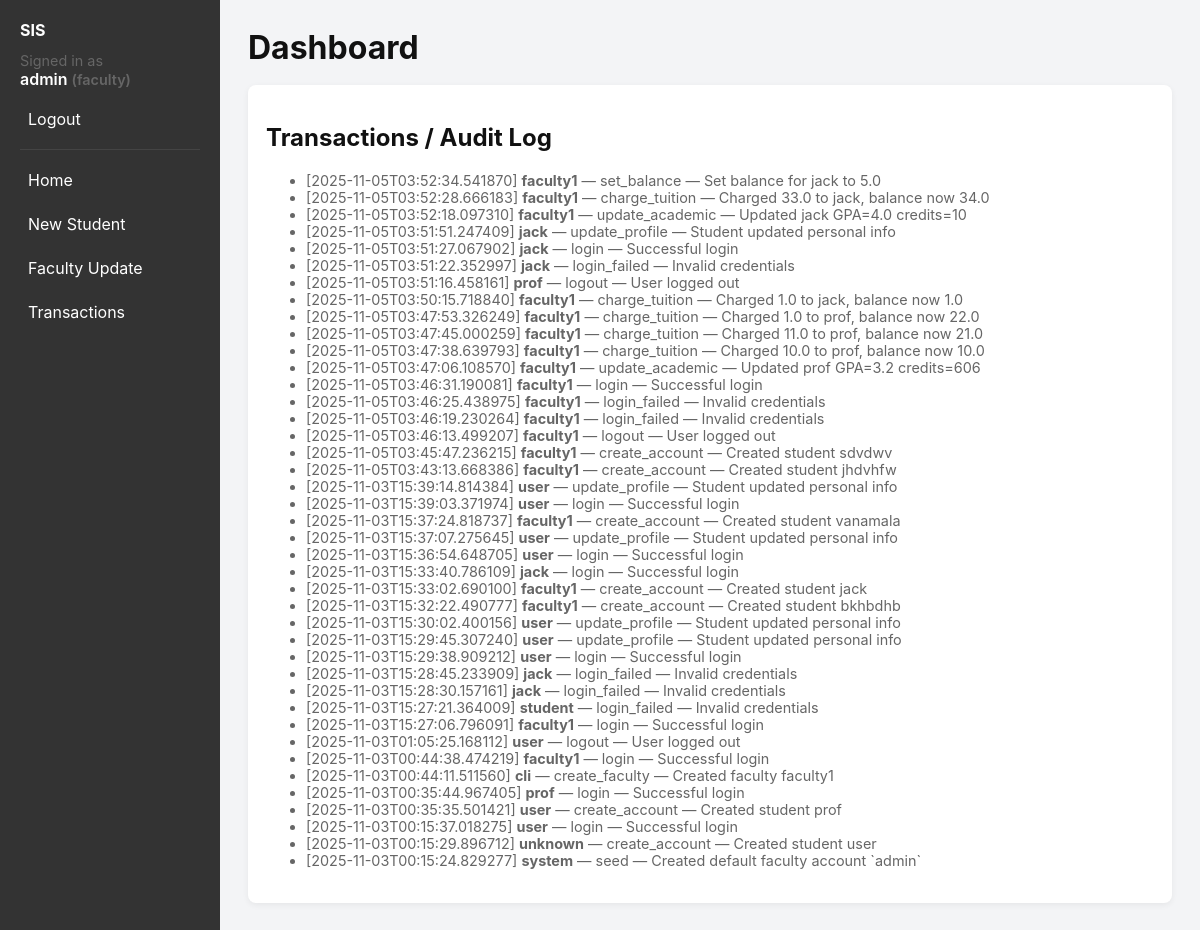
Page /transactions (signed in) on the committed database.
### tables this page shows
CREATE TABLE transactions (
            id INTEGER PRIMARY KEY AUTOINCREMENT,
            actor_username TEXT,
            action TEXT,
            details TEXT,
            timestamp TEXT
        );

### app.py (the view)
@app.route('/transactions')
def transactions():
    if 'user' not in session:
        return redirect(url_for('login'))
    conn = get_db_connection()
    c = conn.cursor()
    c.execute('SELECT * FROM transactions ORDER BY timestamp DESC LIMIT 200')
    transactions = c.fetchall()
    conn.close()
    return render_template('transactions.html', transactions=transactions)

### app.py (called while the page is built)
def get_db_connection():
    conn = sqlite3.connect(DATABASE)
    conn.row_factory = sqlite3.Row
    return conn

@app.context_processor
def inject_user_role():
    return dict(user=session.get('user'), role=session.get('role'))

@app.before_request
def require_login_everywhere():
    allowed_endpoints = ['login', 'static']
    endpoint = None
    try:
        endpoint = request.endpoint
    except Exception:
        endpoint = None
    if endpoint in allowed_endpoints or endpoint is None:
        return
    if 'user' not in session:
        return redirect(url_for('login'))

### templates/transactions.html
{% extends 'base.html' %}
{% block content %}
    <div class="card">
        <h2>Transactions / Audit Log</h2>
        <ul>
            {% for t in transactions %}
                <li class="muted">[{{ t['timestamp'] }}] <strong>{{ t['actor_username'] }}</strong> — {{ t['action'] }} — {{ t['details'] }}</li>
            {% endfor %}
        </ul>
    </div>
{% endblock %}

### templates/base.html (style rules this page uses)
:root { --accent:#2b6cb0; --muted:#f3f4f6; --dark:#333 }
* { box-sizing:border-box }
body { font-family:Inter, system-ui, -apple-system, 'Segoe UI', Roboto, 'Helvetica Neue', Arial; margin:0; background:var(--muted); color:#111 }
.card { background:#fff; padding:18px; border-radius:8px; box-shadow:0 2px 6px rgba(0,0,0,0.06) }
.muted { color:#666;font-size:0.9rem }

### rows in the picture
transactions: timestamp "2025-11-05T03:52:34.541870", actor_username "faculty1", action "set_balance", details "Set balance for jack to 5.0"
transactions: timestamp "2025-11-05T03:52:28.666183", actor_username "faculty1", action "charge_tuition", details "Charged 33.0 to jack, balance now 34.0"
transactions: timestamp "2025-11-05T03:52:18.097310", actor_username "faculty1", action "update_academic", details "Updated jack GPA=4.0 credits=10"
transactions: timestamp "2025-11-05T03:51:51.247409", actor_username "jack", action "update_profile", details "Student updated personal info"
transactions: timestamp "2025-11-05T03:51:27.067902", actor_username "jack", action "login", details "Successful login"
transactions: timestamp "2025-11-05T03:51:22.352997", actor_username "jack", action "login_failed", details "Invalid credentials"
transactions: timestamp "2025-11-05T03:51:16.458161", actor_username "prof", action "logout", details "User logged out"
transactions: timestamp "2025-11-05T03:50:15.718840", actor_username "faculty1", action "charge_tuition", details "Charged 1.0 to jack, balance now 1.0"
transactions: timestamp "2025-11-05T03:47:53.326249", actor_username "faculty1", action "charge_tuition", details "Charged 1.0 to prof, balance now 22.0"
transactions: timestamp "2025-11-05T03:47:45.000259", actor_username "faculty1", action "charge_tuition", details "Charged 11.0 to prof, balance now 21.0"
transactions: timestamp "2025-11-05T03:47:38.639793", actor_username "faculty1", action "charge_tuition", details "Charged 10.0 to prof, balance now 10.0"
transactions: timestamp "2025-11-05T03:47:06.108570", actor_username "faculty1", action "update_academic", details "Updated prof GPA=3.2 credits=606"
transactions: timestamp "2025-11-05T03:46:31.190081", actor_username "faculty1", action "login", details "Successful login"
transactions: timestamp "2025-11-05T03:46:25.438975", actor_username "faculty1", action "login_failed", details "Invalid credentials"
transactions: timestamp "2025-11-05T03:46:19.230264", actor_username "faculty1", action "login_failed", details "Invalid credentials"
transactions: timestamp "2025-11-05T03:46:13.499207", actor_username "faculty1", action "logout", details "User logged out"
transactions: timestamp "2025-11-05T03:45:47.236215", actor_username "faculty1", action "create_account", details "Created student sdvdwv"
transactions: timestamp "2025-11-05T03:43:13.668386", actor_username "faculty1", action "create_account", details "Created student jhdvhfw"
transactions: timestamp "2025-11-03T15:39:14.814384", actor_username "user", action "update_profile", details "Student updated personal info"
transactions: timestamp "2025-11-03T15:39:03.371974", actor_username "user", action "login", details "Successful login"
transactions: timestamp "2025-11-03T15:37:24.818737", actor_username "faculty1", action "create_account", details "Created student vanamala"
transactions: timestamp "2025-11-03T15:37:07.275645", actor_username "user", action "update_profile", details "Student updated personal info"
transactions: timestamp "2025-11-03T15:36:54.648705", actor_username "user", action "login", details "Successful login"
transactions: timestamp "2025-11-03T15:33:40.786109", actor_username "jack", action "login", details "Successful login"
transactions: timestamp "2025-11-03T15:33:02.690100", actor_username "faculty1", action "create_account", details "Created student jack"
transactions: timestamp "2025-11-03T15:32:22.490777", actor_username "faculty1", action "create_account", details "Created student bkhbdhb"
transactions: timestamp "2025-11-03T15:30:02.400156", actor_username "user", action "update_profile", details "Student updated personal info"
transactions: timestamp "2025-11-03T15:29:45.307240", actor_username "user", action "update_profile", details "Student updated personal info"
transactions: timestamp "2025-11-03T15:29:38.909212", actor_username "user", action "login", details "Successful login"
transactions: timestamp "2025-11-03T15:28:45.233909", actor_username "jack", action "login_failed", details "Invalid credentials"
transactions: timestamp "2025-11-03T15:28:30.157161", actor_username "jack", action "login_failed", details "Invalid credentials"
transactions: timestamp "2025-11-03T15:27:21.364009", actor_username "student", action "login_failed", details "Invalid credentials"
transactions: timestamp "2025-11-03T15:27:06.796091", actor_username "faculty1", action "login", details "Successful login"
transactions: timestamp "2025-11-03T01:05:25.168112", actor_username "user", action "logout", details "User logged out"
transactions: timestamp "2025-11-03T00:44:38.474219", actor_username "faculty1", action "login", details "Successful login"
transactions: timestamp "2025-11-03T00:44:11.511560", actor_username "cli", action "create_faculty", details "Created faculty faculty1"
transactions: timestamp "2025-11-03T00:35:44.967405", actor_username "prof", action "login", details "Successful login"
transactions: timestamp "2025-11-03T00:35:35.501421", actor_username "user", action "create_account", details "Created student prof"
transactions: timestamp "2025-11-03T00:15:37.018275", actor_username "user", action "login", details "Successful login"
transactions: timestamp "2025-11-03T00:15:29.896712", actor_username "unknown", action "create_account", details "Created student user"
transactions: timestamp "2025-11-03T00:15:24.829277", actor_username "system", action "seed", details "Created default faculty account `admin`"

### other values in the picture
{{ user }} "admin"
{{ role }} "faculty"
{{ title or 'Dashboard' }} "Dashboard"
